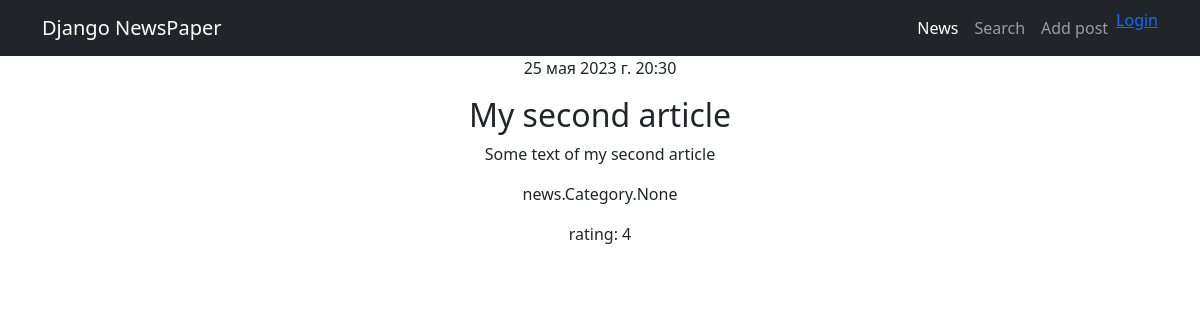
Screenshot of /news/2/ with the database file from the repository.
### news/models.py (models this page shows, shortened)
class Post(models.Model):
    author = models.ForeignKey(Author, on_delete=models.CASCADE)
    NEWS = 'NW'
    ARTICAL = 'AR'
    CATEGORY_CHOICES = (
        (NEWS, 'Новость'),
        (ARTICAL, 'Статья'),
    )
    categoryType = models.CharField(max_length=2, choices=CATEGORY_CHOICES, default=ARTICAL)
    dateCreations = models.DateTimeField(auto_now_add=True)
    postCategory = models.ManyToManyField(Category, through='PostCategory')
    title = models.CharField(max_length=128)
    text = models.TextField()
    rating = models.SmallIntegerField(default=0)

### news/views.py (the view)
# urls.py: path('<int:pk>/', PostDetail.as_view(), name='post_detail'),
class PostDetail(DetailView):
    model = Post
    template_name = 'news/post_detail.html'
    context_object_name = 'post'

### news/templates/news/post_detail.html
{% extends 'news/base.html' %}
{% block content %}
    <p>{{ post.dateCreations }}</p>
    <h2>{{ post.title }}</h2>
    <p>{{ post.text }}</p>
    <p>{{ post.postCategory }}</p>
    <p>rating: {{ post.rating }}</p>
{% endblock %}

### rows the page displays
Post: dateCreations "25 мая 2023 г. 20:30", title "My second article", text "Some text of my second article", postCategory "news.Category.None", rating "4"
